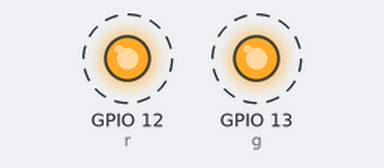
This sketch was run on a simulated ESP32. Shown: output pins drawn as LEDs (lit = HIGH). Dashed ring = blinking. What the sketch prints to the serial monitor is not drawn.

Above: at 1.3 s.
Timing chart, 0 to 5.6 s (numbered marks = the images above):
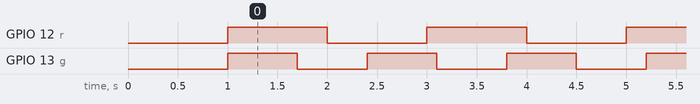

The sketch:

ESP32-FREERTOS-LEDS.ino
```cpp
const int r = 12, g = 13;


void setup() {
  Serial.begin(9600);
  delay(1000);
  pinMode(r, OUTPUT);
  pinMode(g, OUTPUT);

  xTaskCreate(Tarea1,"Tarea1",10000,NULL,1,NULL);
  xTaskCreate(Tarea2,"Tarea2",10000,NULL,1,NULL);

}

void loop() {
  delay(1000);
}

void Tarea1( void * parameter )
{
    while(1){
        Serial.println("Tarea 1 - ROJO");
        digitalWrite(r, HIGH);
        delay(1000);
        digitalWrite(r, LOW);
        delay(1000);
    }
}

void Tarea2( void * parameter)
{
    while(1){
        Serial.println("Tarea2 - VERDE");
        digitalWrite(g, HIGH);
        delay(700);
        digitalWrite(g, LOW);
        delay(700);
    }
}
```

Measured:
- by itself, GPIO 12 (r): alternates HIGH for 1.0 s and LOW for 1.0 s
- by itself, GPIO 13 (g): alternates HIGH for 0.70 s and LOW for 0.70 s
- by itself, everything shown: repeats every 14.0 s, in 34 steps
